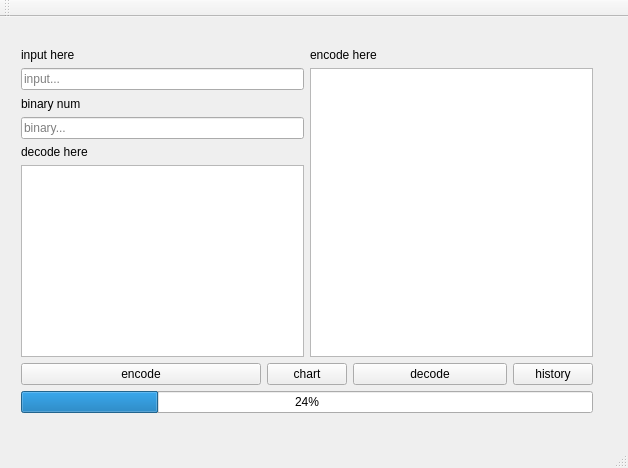
<?xml version="1.0" encoding="UTF-8"?>
<ui version="4.0">
 <class>MainWindow</class>
 <widget class="QMainWindow" name="MainWindow">
  <property name="geometry">
   <rect>
    <x>0</x>
    <y>0</y>
    <width>628</width>
    <height>468</height>
   </rect>
  </property>
  <property name="windowTitle">
   <string>MainWindow</string>
  </property>
  <widget class="QWidget" name="centralWidget">
   <widget class="QWidget" name="">
    <property name="geometry">
     <rect>
      <x>10</x>
      <y>20</y>
      <width>594</width>
      <height>387</height>
     </rect>
    </property>
    <layout class="QGridLayout" name="gridLayout">
     <item row="0" column="0">
      <widget class="QLabel" name="label">
       <property name="sizePolicy">
        <sizepolicy hsizetype="Expanding" vsizetype="Expanding">
         <horstretch>0</horstretch>
         <verstretch>0</verstretch>
        </sizepolicy>
       </property>
       <property name="text">
        <string>input here</string>
       </property>
      </widget>
     </item>
     <item row="0" column="2" colspan="2">
      <widget class="QLabel" name="label_2">
       <property name="sizePolicy">
        <sizepolicy hsizetype="Expanding" vsizetype="Expanding">
         <horstretch>0</horstretch>
         <verstretch>0</verstretch>
        </sizepolicy>
       </property>
       <property name="text">
        <string>encode here</string>
       </property>
      </widget>
     </item>
     <item row="1" column="0" colspan="2">
      <widget class="QLineEdit" name="lineEdit_input">
       <property name="sizePolicy">
        <sizepolicy hsizetype="Expanding" vsizetype="Expanding">
         <horstretch>0</horstretch>
         <verstretch>0</verstretch>
        </sizepolicy>
       </property>
       <property name="placeholderText">
        <string>input...</string>
       </property>
       <property name="clearButtonEnabled">
        <bool>false</bool>
       </property>
      </widget>
     </item>
     <item row="1" column="2" rowspan="5" colspan="3">
      <widget class="QPlainTextEdit" name="input_Text_encode">
       <property name="sizePolicy">
        <sizepolicy hsizetype="Expanding" vsizetype="Expanding">
         <horstretch>0</horstretch>
         <verstretch>0</verstretch>
        </sizepolicy>
       </property>
       <property name="readOnly">
        <bool>true</bool>
       </property>
      </widget>
     </item>
     <item row="2" column="0">
      <widget class="QLabel" name="label_3">
       <property name="sizePolicy">
        <sizepolicy hsizetype="Expanding" vsizetype="Expanding">
         <horstretch>0</horstretch>
         <verstretch>0</verstretch>
        </sizepolicy>
       </property>
       <property name="text">
        <string>binary num</string>
       </property>
      </widget>
     </item>
     <item row="3" column="0" colspan="2">
      <widget class="QLineEdit" name="lineEdit_binary">
       <property name="sizePolicy">
        <sizepolicy hsizetype="Expanding" vsizetype="Expanding">
         <horstretch>0</horstretch>
         <verstretch>0</verstretch>
        </sizepolicy>
       </property>
       <property name="inputMethodHints">
        <set>Qt::ImhDigitsOnly</set>
       </property>
       <property name="placeholderText">
        <string>binary...</string>
       </property>
       <property name="clearButtonEnabled">
        <bool>false</bool>
       </property>
      </widget>
     </item>
     <item row="4" column="0">
      <widget class="QLabel" name="label_4">
       <property name="sizePolicy">
        <sizepolicy hsizetype="Expanding" vsizetype="Expanding">
         <horstretch>0</horstretch>
         <verstretch>0</verstretch>
        </sizepolicy>
       </property>
       <property name="text">
        <string>decode here</string>
       </property>
      </widget>
     </item>
     <item row="5" column="0" colspan="2">
      <widget class="QPlainTextEdit" name="output_decode">
       <property name="sizePolicy">
        <sizepolicy hsizetype="Expanding" vsizetype="Expanding">
         <horstretch>0</horstretch>
         <verstretch>0</verstretch>
        </sizepolicy>
       </property>
       <property name="readOnly">
        <bool>true</bool>
       </property>
      </widget>
     </item>
     <item row="6" column="0">
      <widget class="QPushButton" name="Button_encode">
       <property name="sizePolicy">
        <sizepolicy hsizetype="Expanding" vsizetype="Expanding">
         <horstretch>0</horstretch>
         <verstretch>0</verstretch>
        </sizepolicy>
       </property>
       <property name="text">
        <string>encode</string>
       </property>
      </widget>
     </item>
     <item row="6" column="1" colspan="2">
      <widget class="QPushButton" name="Button_chart">
       <property name="sizePolicy">
        <sizepolicy hsizetype="Expanding" vsizetype="Expanding">
         <horstretch>0</horstretch>
         <verstretch>0</verstretch>
        </sizepolicy>
       </property>
       <property name="text">
        <string>chart</string>
       </property>
      </widget>
     </item>
     <item row="6" column="3">
      <widget class="QPushButton" name="Button_decode">
       <property name="sizePolicy">
        <sizepolicy hsizetype="Expanding" vsizetype="Expanding">
         <horstretch>0</horstretch>
         <verstretch>0</verstretch>
        </sizepolicy>
       </property>
       <property name="text">
        <string>decode</string>
       </property>
      </widget>
     </item>
     <item row="6" column="4">
      <widget class="QPushButton" name="Button_history">
       <property name="text">
        <string>history</string>
       </property>
      </widget>
     </item>
     <item row="7" column="0" colspan="5">
      <widget class="QProgressBar" name="progressBar">
       <property name="value">
        <number>24</number>
       </property>
      </widget>
     </item>
    </layout>
   </widget>
  </widget>
  <widget class="QMenuBar" name="menuBar">
   <property name="geometry">
    <rect>
     <x>0</x>
     <y>0</y>
     <width>628</width>
     <height>22</height>
    </rect>
   </property>
  </widget>
  <widget class="QToolBar" name="mainToolBar">
   <attribute name="toolBarArea">
    <enum>TopToolBarArea</enum>
   </attribute>
   <attribute name="toolBarBreak">
    <bool>false</bool>
   </attribute>
  </widget>
  <widget class="QStatusBar" name="statusBar"/>
 </widget>
 <layoutdefault spacing="6" margin="11"/>
 <resources/>
 <connections/>
</ui>
